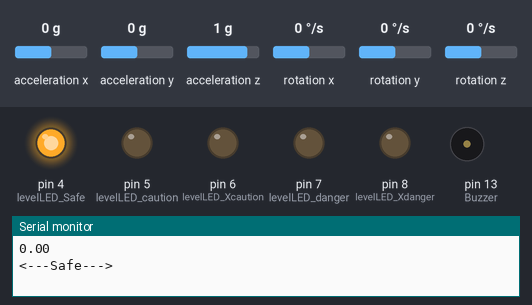
Recording of a sketch running on a simulated Arduino Uno, built with avr-gcc and run on an emulated ATmega328P. On the bench: output pins drawn as LEDs (lit = HIGH), buzzer (waves = sounding), the last lines printed to the serial monitor. Wiring (inferred from the names in the program): MPU-6050 motion sensor at I2C address 0x68. Inputs (shaded band) come from the test bench; at power-on: acceleration y 0 g, acceleration x 0 g, rotation z 0 °/s, acceleration z 1 g, rotation x 0 °/s, rotation y 0 °/s.

Above: at 5.9 s.
6.0 s: acceleration y set to -0.8 g
9.0 s: acceleration y set to -1.1 g
At 9.31 s:
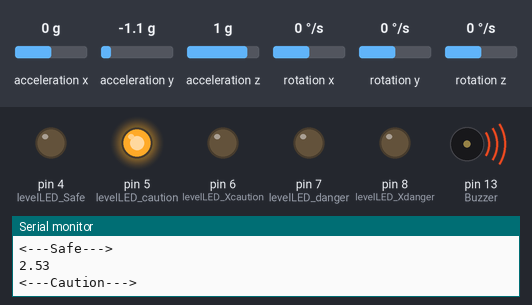
At 11.4 s:
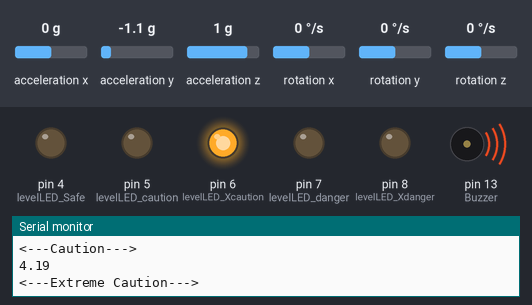
12.0 s: acceleration x set to -0.3 g
At 14.1 s:
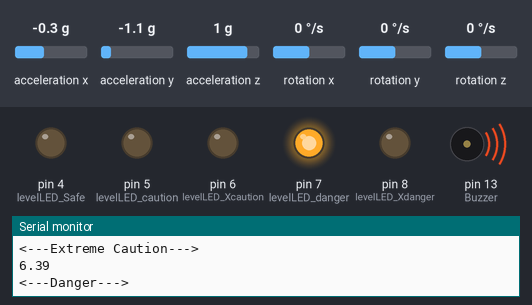
15.0 s: acceleration x set to -0.6 g
16.5 s: rotation z set to 24 °/s
19.5 s: rotation z set to 31 °/s
At 22.5 s:
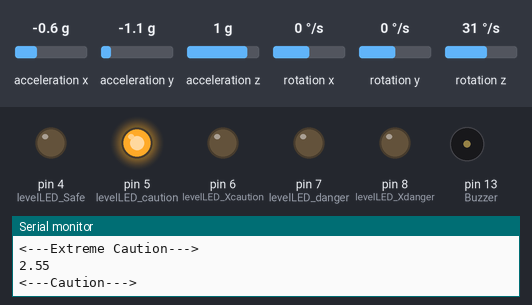
Timing chart, 0 to 23.5 s (numbered marks = the images above; inputs shaded):
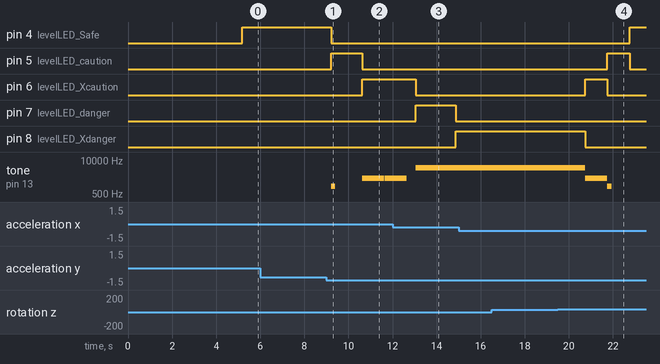

The sketch:

IoT_based_Earthquake_warning_system_v6.0.ino
```cpp
// Include Wire Library for I2C
#include <Wire.h>
#include<SoftwareSerial.h>
// Create nex Rx=2, Tx =3
SoftwareSerial bt(2,3);

// Define LCD pinout
//const int  en = 2, rw = 1, rs = 0, d4 = 4, d5 = 5, d6 = 6, d7 = 7, bl = 3;

// Define I2C Address - change if reqiuired
const int i2c_addr = 0x3F;

//LiquidCrystal_I2C lcd(i2c_addr, en, rw, rs, d4, d5, d6, d7, bl, POSITIVE);

// Level LEDs
int levelLED_Safe = 4;
int levelLED_caution = 5;
int levelLED_Xcaution = 6;
int levelLED_danger = 7;
int levelLED_Xdanger = 8;


//Variables for Gyroscope
int gyro_x, gyro_y, gyro_z;
long gyro_x_cal, gyro_y_cal, gyro_z_cal;
boolean set_gyro_angles;

long acc_x, acc_y, acc_z, acc_total_vector;
float angle_roll_acc, angle_pitch_acc;

float angle_pitch, angle_roll;
int angle_pitch_buffer, angle_roll_buffer;
float angle_pitch_output, angle_roll_output;
float angle_roll_output_pos, angle_pitch_output_pos;
// Setup timers and temp variables
long loop_timer;
int temp;

//Buzzer
const int Buzzer = 13;

// Display counter
int displaycount = 0;

// Ritcher Value
float angle_map_Richter_Scale;

void setup() {

  //Start I2C
  Wire.begin();

  // Set display type as 16 char, 2 rows
  //lcd.begin(16,2);

  // Set Level LEDs as outputs
  pinMode(levelLED_Safe, OUTPUT);
  pinMode(levelLED_caution, OUTPUT);
  pinMode(levelLED_Xcaution, OUTPUT);
  pinMode(levelLED_danger, OUTPUT);
  pinMode(levelLED_Xdanger, OUTPUT);
  //Set Buzzer
  pinMode(Buzzer, OUTPUT);
  //Bluetooth
  bt.begin(9600);


  //Setup the registers of the MPU-6050
  setup_mpu_6050_registers();

  //Read the raw acc and gyro data from the MPU-6050 1000 times
  for (int cal_int = 0; cal_int < 1000 ; cal_int ++){
    read_mpu_6050_data();
    //Add the gyro x offset to the gyro_x_cal variable
    gyro_x_cal += gyro_x;
    //Add the gyro y offset to the gyro_y_cal variable
    gyro_y_cal += gyro_y;
    //Add the gyro z offset to the gyro_z_cal variable
    gyro_z_cal += gyro_z;
    //Delay 3us to have 250Hz for-loop
    delay(3);
  }

  // Divide all results by 1000 to get average offset
  gyro_x_cal /= 1000;
  gyro_y_cal /= 1000;
  gyro_z_cal /= 1000;

  // Start Serial Monitor
  Serial.begin(115200);

  // Init Timer
  loop_timer = micros();
}

void loop(){

  // Get data from MPU-6050
  read_mpu_6050_data();

  //Subtract the offset values from the raw gyro values
  gyro_x -= gyro_x_cal;
  gyro_y -= gyro_y_cal;
  gyro_z -= gyro_z_cal;

  //Gyro angle calculations . Note 0.0000611 = 1 / (250Hz x 65.5)

  //Calculate the traveled pitch angle and add this to the angle_pitch variable
  angle_pitch += gyro_x * 0.0000611;
  //Calculate the traveled roll angle and add this to the angle_roll variable
  //0.000001066 = 0.0000611 * (3.142(PI) / 180degr) The Arduino sin function is in radians
  angle_roll += gyro_y * 0.0000611;

  //If the IMU has yawed transfer the roll angle to the pitch angle
  angle_pitch += angle_roll * sin(gyro_z * 0.000001066);
  //If the IMU has yawed transfer the pitch angle to the roll angle
  angle_roll -= angle_pitch * sin(gyro_z * 0.000001066);

  //Accelerometer angle calculations

  //Calculate the total accelerometer vector
  acc_total_vector = sqrt((acc_x*acc_x)+(acc_y*acc_y)+(acc_z*acc_z));

  //57.296 = 1 / (3.142 / 180) The Arduino asin function is in radians
  //Calculate the pitch angle
  angle_pitch_acc = asin((float)acc_y/acc_total_vector)* 57.296;
  //Calculate the roll angle
  angle_roll_acc = asin((float)acc_x/acc_total_vector)* -57.296;

  //Accelerometer calibration value for pitch
  angle_pitch_acc -= 0.0;
  //Accelerometer calibration value for roll
  angle_roll_acc -= 0.0;

  if(set_gyro_angles){

  //If the IMU has been running
  //Correct the drift of the gyro pitch angle with the accelerometer pitch angle
    angle_pitch = angle_pitch * 0.9996 + angle_pitch_acc * 0.0004;
    //Correct the drift of the gyro roll angle with the accelerometer roll angle
    angle_roll = angle_roll * 0.9996 + angle_roll_acc * 0.0004;
  }
  else{
    //IMU has just started
    //Set the gyro pitch angle equal to the accelerometer pitch angle
    angle_pitch = angle_pitch_acc;
    //Set the gyro roll angle equal to the accelerometer roll angle
    angle_roll = angle_roll_acc;
    //Set the IMU started flag
    set_gyro_angles = true;
  }

  //To dampen the pitch and roll angles a complementary filter is used
  //Take 90% of the output pitch value and add 10% of the raw pitch value
  angle_pitch_output = angle_pitch_output * 0.9 + angle_pitch * 0.1;
  //Take 90% of the output roll value and add 10% of the raw roll value
  angle_roll_output = angle_roll_output * 0.9 + angle_roll * 0.1;
  //Wait until the loop_timer reaches 4000us (250Hz) before starting the next loop

  // Print to Serial Monitor
  //Serial.print(" | Angle  = "); Serial.println(angle_pitch_output);
  angle_pitch_output_pos =  abs(angle_pitch_output);
  // Ritcher Scale
  angle_map_Richter_Scale = (angle_pitch_output_pos*10)/20;
  // Increment the display counter
  displaycount = displaycount +1;

  if (displaycount > 100) {

  //lcd.clear();
  // Print on first row of LCD
  // lcd.setCursor(0,0);
  // lcd.print("Pitch: ");
  //Serial.println(String(angle_map_Richter_Scale));


  // lcd.setCursor(0,1);
  // lcd.print("Roll: ");
  // lcd.print(angle_roll_output);


  // Check Angle for Level LEDs

    if (angle_map_Richter_Scale < 2.00) {
    // Turn on Level LED
    digitalWrite(levelLED_Safe, HIGH);
    digitalWrite(levelLED_caution, LOW);
    digitalWrite(levelLED_Xcaution, LOW);
    digitalWrite(levelLED_danger, LOW);
    digitalWrite(levelLED_Xdanger, LOW);
    bt.println(angle_map_Richter_Scale);
    Serial.println(angle_map_Richter_Scale);
    Serial.println("<---Safe--->");
    delay(600);
    } else if ((angle_map_Richter_Scale >= 2.00) && (angle_map_Richter_Scale <=3.00)) {
    // Turn on Level LED
    digitalWrite(levelLED_Safe, LOW);
    digitalWrite(levelLED_caution, HIGH);
    digitalWrite(levelLED_Xcaution, LOW);
    digitalWrite(levelLED_danger, LOW);
    digitalWrite(levelLED_Xdanger, LOW);
    tone(Buzzer,1000,200);
    bt.println(angle_map_Richter_Scale);
    Serial.println(angle_map_Richter_Scale);
    Serial.println("<---Caution--->");
    delay(600);
    } else if ((angle_map_Richter_Scale >= 4.00) && (angle_map_Richter_Scale <=5.00)) {
    // Turn on Level LED
    digitalWrite(levelLED_Safe, LOW);
    digitalWrite(levelLED_caution, LOW);
    digitalWrite(levelLED_Xcaution, HIGH);
    digitalWrite(levelLED_danger, LOW);
    digitalWrite(levelLED_Xdanger, LOW);
    tone(Buzzer,2000,1000);
    bt.println(angle_map_Richter_Scale);
    Serial.println(angle_map_Richter_Scale);
    Serial.println("<---Extreme Caution--->");
    delay(600);
    } else if ((angle_map_Richter_Scale >= 6.00) && (angle_map_Richter_Scale <=7.00)) {
    // Turn on Level LED
    digitalWrite(levelLED_Safe, LOW);
    digitalWrite(levelLED_caution, LOW);
    digitalWrite(levelLED_Xcaution, LOW);
    digitalWrite(levelLED_danger, HIGH);
    digitalWrite(levelLED_Xdanger, LOW);
    tone(Buzzer,5000,2000);
    bt.println(angle_map_Richter_Scale);
    Serial.println(angle_map_Richter_Scale);
    Serial.println("<---Danger--->");
    delay(600);
    } else if (angle_map_Richter_Scale >= 8.00) {
    // Turn on Level LED
    digitalWrite(levelLED_Safe, LOW);
    digitalWrite(levelLED_caution, LOW);
    digitalWrite(levelLED_Xcaution, LOW);
    digitalWrite(levelLED_danger, LOW);
    digitalWrite(levelLED_Xdanger, HIGH);
    tone(Buzzer,5000,2000);
    bt.println(angle_map_Richter_Scale);
    Serial.println(angle_map_Richter_Scale);
    Serial.println("<---Extreme Danger--->");
    delay(600);
    }

  displaycount = 0;

  }


 while(micros() - loop_timer < 4000);
 //Reset the loop timer
 loop_timer = micros();

}

void setup_mpu_6050_registers(){

  //Activate the MPU-6050

  //Start communicating with the MPU-6050
  Wire.beginTransmission(0x68);
  //Send the requested starting register
  Wire.write(0x6B);
  //Set the requested starting register
  Wire.write(0x00);
  //End the transmission
  Wire.endTransmission();

  //Configure the accelerometer (+/-8g)

  //Start communicating with the MPU-6050
  Wire.beginTransmission(0x68);
  //Send the requested starting register
  Wire.write(0x1C);
  //Set the requested starting register
  Wire.write(0x10);
  //End the transmission
  Wire.endTransmission();

  //Configure the gyro (500dps full scale)

  //Start communicating with the MPU-6050
  Wire.beginTransmission(0x68);
  //Send the requested starting register
  Wire.write(0x1B);
  //Set the requested starting register
  Wire.write(0x08);
  //End the transmission
  Wire.endTransmission();

}

void read_mpu_6050_data(){

  //Read the raw gyro and accelerometer data

  //Start communicating with the MPU-6050
  Wire.beginTransmission(0x68);
  //Send the requested starting register
  Wire.write(0x3B);
  //End the transmission
  Wire.endTransmission();
  //Request 14 bytes from the MPU-6050
  Wire.requestFrom(0x68,14);
  //Wait until all the bytes are received
  while(Wire.available() < 14);

  //Following statements left shift 8 bits, then bitwise OR.
  //Turns two 8-bit values into one 16-bit value
  acc_x = Wire.read()<<8|Wire.read();
  acc_y = Wire.read()<<8|Wire.read();
  acc_z = Wire.read()<<8|Wire.read();
  temp = Wire.read()<<8|Wire.read();
  gyro_x = Wire.read()<<8|Wire.read();
  gyro_y = Wire.read()<<8|Wire.read();
  gyro_z = Wire.read()<<8|Wire.read();
}
```

Measured:
- the behaviour switches between -0.9 and -1 g on acceleration y (found by bisection; images 0 and 1)
- the behaviour switches between 27 and 28 °/s on rotation z (found by bisection; images 3 and 4)
- after the input at 9.0 s, pin 6 (levelLED_Xcaution): LOW → HIGH after 1.6 s instead of 2.0 s
- after the input at 19.5 s, pin 4 (levelLED_Safe): LOW → HIGH after 3.3 s instead of 3.7 s; pin 5 (levelLED_caution): LOW → HIGH after 2.2 s, → LOW 1.0 s later; pin 7 (levelLED_danger): stays LOW (without the input it goes to HIGH after 0.83 s); pin 8 (levelLED_Xdanger): HIGH → LOW after 1.2 s instead of 0.83 s
